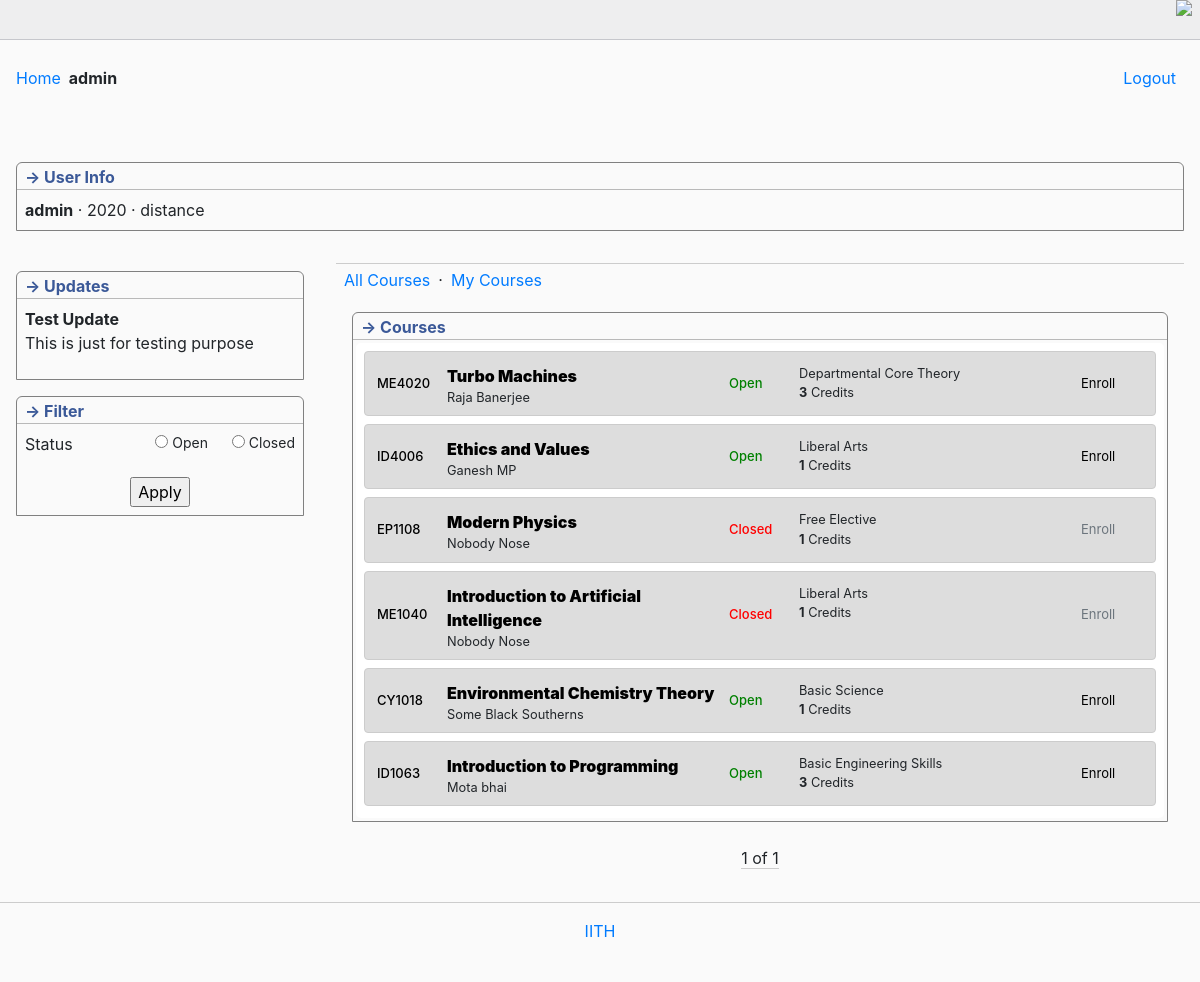
The page / (signed in) on the database its author committed.
### sle/models.py (models this page shows, shortened)
class User(AbstractUser):
    batch = models.IntegerField(default=2020)
    admission_type_choices = {
        'regular': 'regular',
        'non-regular': 'distance'
    }
    admission_type = models.CharField(max_length=20, default='regular', choices=admission_type_choices)

class Update(models.Model):
    topic = models.CharField(max_length=100)
    news = models.CharField(max_length=500)

class Course(models.Model):
    course_code = models.CharField(max_length=64)
    title = models.CharField(max_length=200)
    tutor = models.CharField(max_length=200, blank=True)
    status = models.BooleanField(default=True)
    credit = models.IntegerField(default=1)
    elective_type_choices = {
        'Liberal Arts': 'LA',
        'Departmental Core Theory': 'DCT',
        'Departmental Core Lab': 'DCL',
        'Free Elective': 'FE',
        'Basic Science': 'BS',
        'Basic Engineering Skills': 'BES',
        'Additional': 'Additional',
        'Departmental Elective': 'DE',
    }
    elective_type = models.CharField(max_length=60, default='LA', choices=elective_type_choices)
    registered_students = models.ManyToManyField(User, blank=True, related_name='ongoing')
    finished_course = models.ManyToManyField(User, blank=True)

### sle/views.py (the view)
# urls.py: path('', views.index, name='index'),
def index(req):
    courses = Course.objects.all()
    paginator = Paginator(courses, 20)
    page_number = req.GET.get("page")
    page_obj = paginator.get_page(page_number)
    updates = Update.objects.last()
    return render(req, 'sle/index.html', {
        'courses': page_obj,
        'news': updates
    })

### sle/templates/sle/index.html (shortened to what this page needs)
{% extends 'sle/layout.html' %}
{% block body %}
<div class="flexit">
    <div id="sidebar">
        <div class="boxit borderTopRound">
            <div class="caption titled">&rightarrow; Updates</div>
            <div style="padding: 0.5rem;">
                {% if news %}
                    <strong>{{news.topic}}</strong>
                    <p>{{news.news}}</p>
                {% else %}
                    No new updates available
                {% endif %}
            </div>
        </div>
        <div class="boxit borderTopRound">
            <div class="caption titled">&rightarrow; Filter</div>
            <div style="padding: 0.5rem;">
                <form action="{% url 'filterpage' %}" method="post">
                    <div class="_FilterByTagsFrame_difficulty">
                        Status
                        <div class="_FilterByTagsFrame_difficulty_smaller">
                            <div class="mr-4">
                                <input type="radio" name="status" id="open" value="True">
                                <label for="open">Open</label>
                            </div>
                            <div>
                                <input type="radio" name="status" id="closed" value="False">
                                <label for="closed">Closed</label>
                            </div>
                        </div>
                    </div>
                    <div class="_FilterByTagsFrame_button">
                        <input type="submit" value="Apply">
                    </div>
                </form>
            </div>
        </div>
    </div>
    <div class="pagecontent">
        <div class="second-level-menu">
            <li><a href="{% url 'index' %}">All Courses</a></li>
            <li>&CenterDot;</li>
            <li><a href="{% url 'mycourses' %}">My Courses</a></li>
        </div>
        <div class="boxit borderTopRound">
            <div class="caption titled">
                &rightarrow; Courses
            </div>
            <div class="dkwod">
                {% for course in courses %}
                <div class="courses">
                    <div class="med">
                        <a href="#">{{ course.course_code }}</a>
                    </div>
                    <div class="column-flex">
                        <a style="font-weight: 900;" href="#">{{ course.title }}</a>
                        <small>{{ course.tutor }}</small>
                    </div>
                    <div class="med">
                        {% if course.status %}
                        <div style="color: green;">
                            Open
                        </div>
                        {% else %}
                        <div style="color: red;">
                            Closed
                        </div>
                        {% endif %}
                    </div>
                    <div class="column-flex">
                        <small>
                            {{ course.elective_type }}
                        </small>
                        <small><strong>{{ course.credit }}</strong> Credits</small>
                    </div>
                    {% if user.is_authenticated %}
                    <div class="med">
                        {% if course.status %}
                            <a class="btn-link" href="{% url 'enroll' course_id=course.id %}">Enroll</a>
                        {% else %}
                            <a class="btn-link disabled" href="#">Enroll</a>
                        {% endif %}
                    </div>
                    {% endif %}
                </div>
                {% empty %}
                <div class="courses">
                    Nothing here
                </div>
                {% endfor %}
            </div>
        </div>
        <div class="pagination">
            <span class="step-links">
                <span class="current">
                    {{ courses.number }} of {{ courses.paginator.num_pages }}
                </span>
            </span>
        </div>
    </div>
</div>
{% endblock %}

### sle/templates/sle/layout.html (shortened to what this page needs)
{% load static %}
<!DOCTYPE html>
<html lang="en">
<head>
    <link rel="stylesheet" href="https://stackpath.bootstrapcdn.com/bootstrap/4.4.1/css/bootstrap.min.css">
    <link rel="stylesheet" href="{% static 'sle/style.css' %}">
</head>
<body>
    <div class="mobile-toolbar">
        <div class="mobile-toolbar-internals">
            <img src="//codeforces.org/s/58961/images/icons/icons-ellipsis-v.png" class="mobile-toolbar-sidebar" onclick="hide()">
        </div>
    </div>
    <div id="body">
        <div id="header">
            <div style="float: left;"><a href="{% url 'index' %}">Home</a></div>
            {% if user.is_authenticated %}
            <strong>{{user.username}}</strong>
            <div class="sign-in-links">
                <a href="{% url 'logout' %}">Logout</a>
            </div>
            {% endif %}
        </div>
        {% if user.is_authenticated %}
        <div class="boxit borderTopRound">
            <div class="caption titled">&rightarrow; User Info</div>
            <div style="padding: 0.5rem;">
                <strong>{{user.username}}</strong> &centerdot; {{ user.batch }} &centerdot; {{ user.admission_type }}
            </div>
        </div>
        {% endif %}
        {% block body %}
        {% endblock %}
        <div id="footer">
            <div><a href="#">IITH</a></div>
        </div>
    </div>
</body>
</html>

### sle/static/sle/style.css (style rules this page uses)
* { box-sizing: border-box; }
body { background-color: #fafafa; }
#body { padding: 1rem 0; max-width: 1200px; min-width: auto; margin: 0 auto; }
#header { min-height: 5rem; margin: 0 1rem; }
#header a { margin-right: 0.5rem; }
.sign-in-links { float: right; }
html .borderTopRound { border-top-left-radius: var(--border-radius); border-top-right-radius: var(--border-radius); }
:root { --border-radius: 6px; --notice-color: #888; --border-color: rgb(185, 185, 185); --muted-color: #666; --highlighted-blue-color: #def; --highlighted-green-color: #E8F5E9; }
.boxit { border: 1px solid grey; margin: 1rem; }
#sidebar { float: right; width: 20em; padding-top: 0.5rem; }
#footer { margin-top: 1rem; padding-top: 1rem; border-top: 1px solid #ccc; text-align: center; font-size: 1em; clear: both; height: 4em; }
.pagecontent { margin: 1rem; min-height: 20rem; width: 100%; max-width: 900px; display: flex; flex-direction: column; flex: 3; }
.dkwod { background-color: white; margin: 3px; border-radius: 5px; padding: 4px; }
.dkwod a { color: black; }
.flexit { display: flex; flex-wrap: wrap; }
.courses { padding: 0.5rem; display: flex; flex-wrap: wrap; margin: 4px; margin-bottom: 8px; background-color: #dddddd; border-radius: 4px; border: 1px solid #ccc; }
.second-level-menu { display: flex; padding: 4px 8px; border-top: 1px solid #ccc; }
.column-flex { display: flex; flex-direction: column; max-width: 300px; width: 200px; min-width: 200px; flex: auto; padding-left: 4px; padding-top: 4px; }
.med { font-weight: 500; font-size: small; display: grid; width: 70px; min-width: 70px; padding-left: 4px; align-items: center; }
.boxit .titled { padding-left: 0.5rem; border-bottom: 1px solid #b9b9b9; }
.boxit .caption { color: #3b5998; font-weight: 700; margin-top: 2px; position: relative; }
.caption { font-weight: 700; color: #3b5998; }
.pagination { display: grid; align-items: center; text-align: center; margin-top: 0.5rem; }
.current { border-bottom: 1px solid #ccc; }
li { list-style: none; padding-right: 0.5rem; }
.mobile-toolbar { background-color: #eeeeef; border-bottom: 1px solid #C6C7CC; margin-bottom: 10px; margin-inline: auto; }
@media only screen and (max-device-width: 8000px) { .mobile-toolbar { display: block; height: 2.5rem; } }
.mobile-toolbar-internals { height: 100%; padding-inline: 0.5rem; }
.mobile-toolbar-sidebar { float: right; }
@media only screen and (max-device-width: 8000px) { .mobile-toolbar-sidebar { margin-left: 3px; margin-bottom: 6px; max-width: 32px; max-height: 32px; } }
._FilterByTagsFrame_difficulty { display: flex; margin-bottom: 1rem; }
._FilterByTagsFrame_difficulty_smaller { width: 100%; display: flex; justify-content: end; font-size: 14px; }
._FilterByTagsFrame_button { text-align: center; }

### rows shown on the page
User: username "admin", batch "2020", admission_type "distance"
Update: topic "Test Update", news "This is just for testing purpose"
Course: course_code "ME4020", title "Turbo Machines", tutor "Raja Banerjee", status "Open", elective_type "Departmental Core Theory", credit "3"
Course: course_code "ID4006", title "Ethics and Values", tutor "Ganesh MP", status "Open", elective_type "Liberal Arts", credit "1"
Course: course_code "EP1108", title "Modern Physics", tutor "Nobody Nose", status "Closed", elective_type "Free Elective", credit "1"
Course: course_code "ME1040", title "Introduction to Artificial Intelligence", tutor "Nobody Nose", status "Closed", elective_type "Liberal Arts", credit "1"
Course: course_code "CY1018", title "Environmental Chemistry Theory", tutor "Some Black Southerns", status "Open", elective_type "Basic Science", credit "1"
Course: course_code "ID1063", title "Introduction to Programming", tutor "Mota bhai", status "Open", elective_type "Basic Engineering Skills", credit "3"

### other values the page prints
{{ courses.number }} "1"
{{ courses.paginator.num_pages }} "1"
